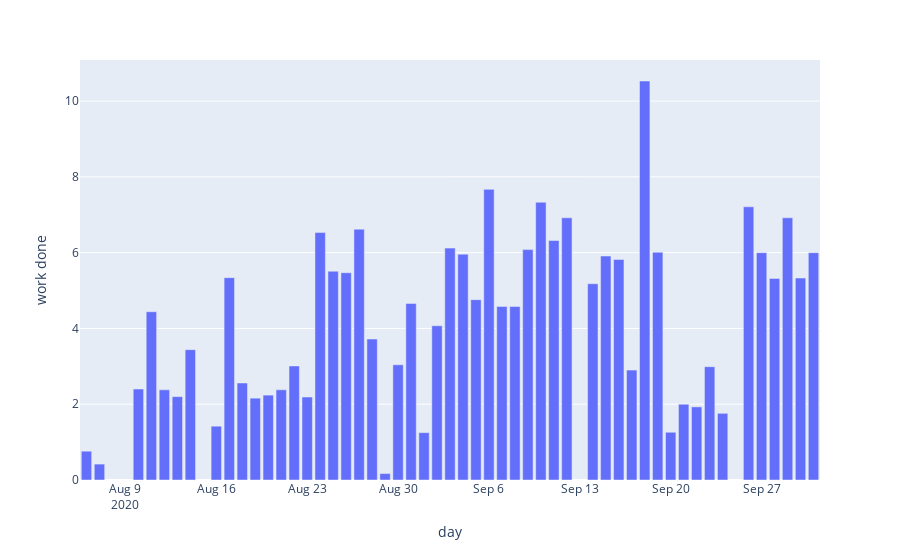

This figure's notebook cell:
### Code cell
import plotly_express as px
fig = px.bar(tmp, x =  'day', y = 'work done')
fig.show()

### Figure 1 — Plotly figure (JSON) as saved in the notebook; plotly's stock layout.template omitted (floating-point values rounded to 4 significant figures)
{"data": [{"alignmentgroup": "True", "hovertemplate": "day=%{x}<br>work done=%{y}<extra></extra>", "legendgroup": "", "marker": {"color": "#636efa"}, "name": "", "offsetgroup": "", "orientation": "v", "showlegend": false, "textposition": "auto", "type": "bar", "x": ["2020-10-01", "2020-09-30", "2020-09-29", "2020-09-28", "2020-09-27", "2020-09-26", "2020-09-24", "2020-09-23", "2020-09-22", "2020-09-21", "2020-09-20", "2020-09-19", "2020-09-18", "2020-09-17", "2020-09-16", "2020-09-15", "2020-09-14", "2020-09-12", "2020-09-11", "2020-09-10", "2020-09-09", "2020-09-08", "2020-09-07", "2020-09-06", "2020-09-05", "2020-09-04", "2020-09-03", "2020-09-02", "2020-09-01", "2020-08-31", "2020-08-30", "2020-08-29", "2020-08-28", "2020-08-27", "2020-08-26", "2020-08-25", "2020-08-24", "2020-08-23", "2020-08-22", "2020-08-21", "2020-08-20", "2020-08-19", "2020-08-18", "2020-08-17", "2020-08-16", "2020-08-14", "2020-08-13", "2020-08-12", "2020-08-11", "2020-08-10", "2020-08-07", "2020-08-06"], "xaxis": "x", "y": [6, 5.33, 6.92, 5.32, 6, 7.21, 1.76, 2.99, 1.93, 2, 1.26, 6.01, 10.53, 2.9, 5.82, 5.91, 5.18, 6.92, 6.32, 7.33, 6.08, 4.58, 4.58, 7.67, 4.76, 5.96, 6.12, 4.07, 1.25, 4.66, 3.04, 0.17, 3.72, 6.62, 5.47, 5.51, 6.53, 2.19, 3.01, 2.38, 2.24, 2.16, 2.56, 5.34, 1.42, 3.44, 2.2, 2.38, 4.44, 2.4, 0.42, 0.76], "yaxis": "y"}], "layout": {"barmode": "relative", "legend": {"tracegroupgap": 0}, "margin": {"t": 60}, "xaxis": {"anchor": "y", "domain": [0, 1], "title": {"text": "day"}}, "yaxis": {"anchor": "x", "domain": [0, 1], "title": {"text": "work done"}}}}
